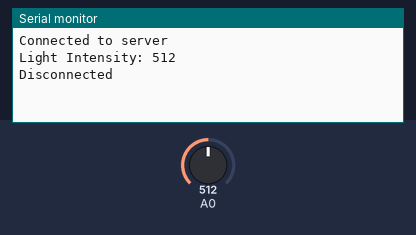
The sketch below on a simulated Arduino MKR. Shown: the last lines printed to the serial monitor. Inputs (shaded band) come from the test bench; at power-on: A0 = 512. WiFi joins after 1.5 s; servers stay silent unless stated.

Above: at 2.9 s.
3.0 s: A0 set to 490
At 4.4 s:
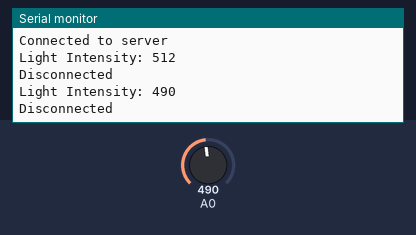
5.0 s: A0 set to 510
At 6.8 s:
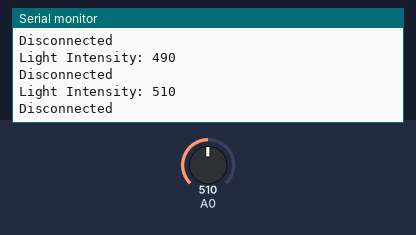
Timing chart, 0 to 8.3 s (numbered marks = the images above; inputs shaded):
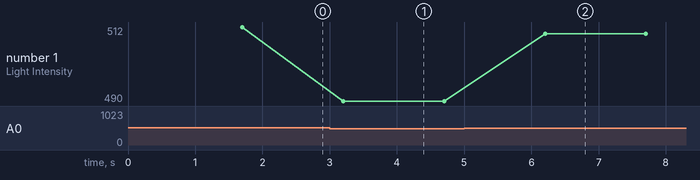

The sketch:

Task3.2.ino
```cpp
#include <WiFiNINA.h>

// Please enter your sensitive data in the Secret tab
char ssid[] = "N"; // Change to your Wi-Fi network SSID
char pass[] = "nirmit123"; // Change to your Wi-Fi network password

WiFiClient client;

char HOST_NAME[] = "maker.ifttt.com";
String PATH_NAME = "/trigger/detect_light/with/key/gTa7_PX_22fSf49CG3y0OcU-Z0wNgQGzjpas9Rr6Wp4"; // Change to your IFTTT event and key
String queryString = "?value1=";

void setup() {
  // Initialize WiFi connection
  WiFi.begin(ssid, pass);

  Serial.begin(9600);
  while (!Serial);

  // Connect to web server on port 80:
  if (client.connect(HOST_NAME, 80)) {
    // If connected:
    Serial.println("Connected to server");
  } else {
    // If not connected:
    Serial.println("Connection failed");
  }
}

void loop() {
  int value = analogRead(A0);
  Serial.print("Light Intensity: ");
  Serial.println(value);

  if (value < 500) {
    sendIFTTTRequest("Sunlight hits the terrarium.");
  } else {
    sendIFTTTRequest("Sunlight stops.");
  }
  delay(1500);
}

void sendIFTTTRequest(String message) {
  // Make an HTTP request:
  // Send HTTP header
  client.print("GET " + PATH_NAME + queryString + message);
  client.println(" HTTP/1.1");
  client.println("Host: " + String(HOST_NAME));
  client.println("Connection: close");
  client.println();


  // The server's disconnected, stop the client:
  client.stop();
  Serial.println();
  Serial.println("Disconnected");
}
```

Measured:
- after the input at 3.0 s, the serial monitor: prints a new line after 0.20 s (image 1)
- after the input at 5.0 s, the serial monitor: prints a new line after 1.2 s (image 2)
- plotted number 1: 512 → 490 after the input at 3.0 s, 490 → 510 after the input at 5.0 s
